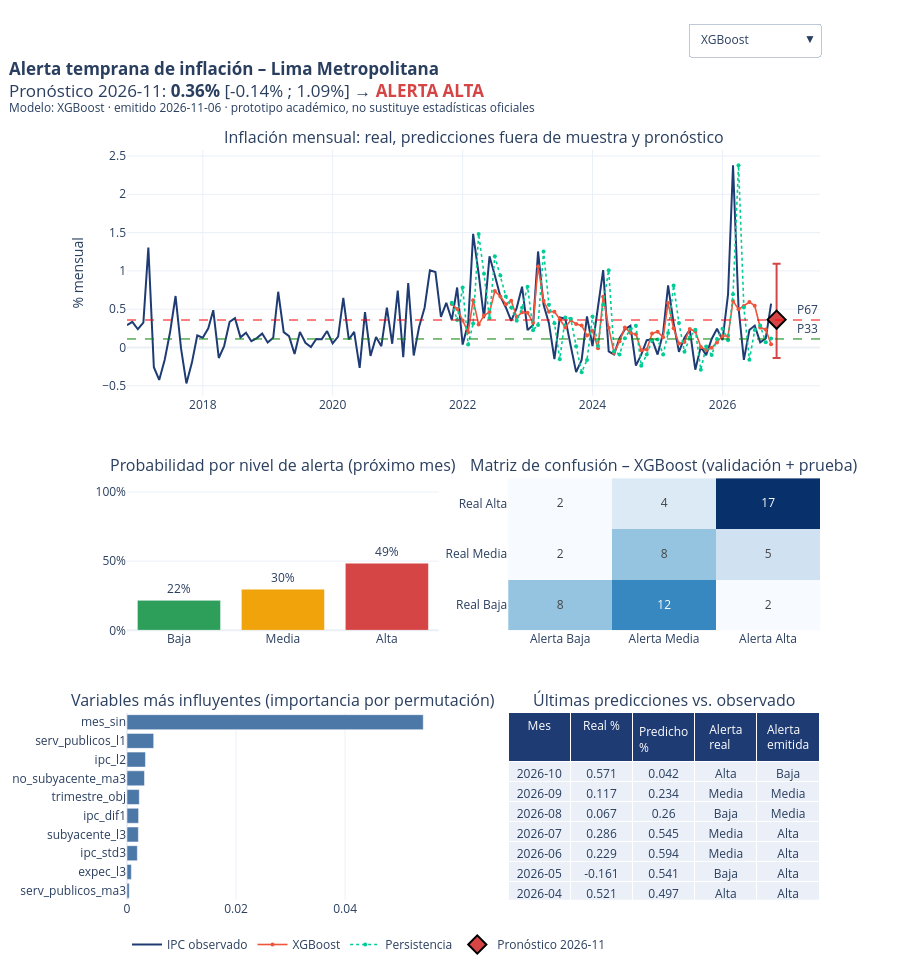

Notebook code for this chart:
### Markdown cell above
## 17. Dashboard interactivo (Etapa 12)

Muestra la evolución histórica, la estimación del mes siguiente con su nivel de alerta, las probabilidades por nivel, la comparación predicción-observado, la matriz de confusión y las variables más influyentes. El menú desplegable permite alternar el modelo mostrado. Se guarda también como HTML independiente.

### Code cell
COL_ALERTA = {"Baja": "#2e9e5b", "Media": "#f0a30a", "Alta": "#d64545"}
hist_desde = df_base.index[-120]
h = df_base.loc[hist_desde:, "ipc"]

fig = make_subplots(rows=3, cols=2, row_heights=[.42, .26, .32], vertical_spacing=.11, horizontal_spacing=.1,
                    specs=[[{"colspan": 2}, None], [{}, {}], [{}, {"type": "table"}]],
                    subplot_titles=("Inflación mensual: real, predicciones fuera de muestra y pronóstico",
                                    "Probabilidad por nivel de alerta (próximo mes)",
                                    f"Matriz de confusión – {mejor_modelo} (validación + prueba)",
                                    "Variables más influyentes (importancia por permutación)",
                                    "Últimas predicciones vs. observado"))
fig.add_trace(go.Scatter(x=h.index, y=h.values, name="IPC observado", mode="lines", line=dict(color="#1f3b73", width=2)), 1, 1)
modelos_dash = list(PREDS)
for k in modelos_dash:
    fig.add_trace(go.Scatter(x=fechas_orig + pd.offsets.MonthBegin(1), y=PREDS[k].values, name=k, mode="lines+markers",
                             line=dict(width=1.6, dash="dot" if k in LINEAS_BASE else "solid"), marker=dict(size=4),
                             visible=(k in (mejor_modelo, "Persistencia"))), 1, 1)
n_antes = 1 + len(modelos_dash)
fig.add_trace(go.Scatter(x=[fecha_objetivo_live], y=[pred_live], name=f"Pronóstico {fecha_objetivo_live:%Y-%m}", mode="markers",
                         marker=dict(size=14, color=COL_ALERTA[alerta_puntual], symbol="diamond", line=dict(width=2, color="black")),
                         error_y=dict(type="data", symmetric=False, array=[p95 - pred_live], arrayminus=[pred_live - p05])), 1, 1)
fig.add_hline(y=P33_f, line=dict(color="green", dash="dash", width=1), annotation_text="P33", row=1, col=1)
fig.add_hline(y=P67_f, line=dict(color="red", dash="dash", width=1), annotation_text="P67", row=1, col=1)

fig.add_trace(go.Bar(x=NIVELES, y=[prob[n] for n in NIVELES], marker_color=[COL_ALERTA[n] for n in NIVELES],
                     text=[f"{prob[n]:.0%}" for n in NIVELES], textposition="outside", showlegend=False), 2, 1)
fig.add_trace(go.Heatmap(z=cm_sel, x=[f"Alerta {n}" for n in NIVELES], y=[f"Real {n}" for n in NIVELES], colorscale="Blues",
                         text=cm_sel, texttemplate="%{text}", showscale=False), 2, 2)
topi = imp.head(10).iloc[::-1]
fig.add_trace(go.Bar(x=topi["importancia (ΔMAE)"], y=topi["variable"], orientation="h", marker_color="#4c78a8", showlegend=False), 3, 1)
ult = oos.tail(12)[::-1]
fig.add_trace(go.Table(header=dict(values=["Mes", "Real %", "Predicho %", "Alerta real", "Alerta emitida"], fill_color="#1f3b73", font=dict(color="white")),
                       cells=dict(values=[ult["periodo_objetivo"], ult["real"].round(3), ult[f"pred_{mejor_modelo}"].round(3), ult["clase_real"], ult[f"alerta_{mejor_modelo}"]])), 3, 2)

botones = []
for k in modelos_dash:
    vis = [True] * len(fig.data)
    for j, m_ in enumerate(modelos_dash):
        vis[1 + j] = (m_ == k) or (m_ == "Persistencia")
    botones.append(dict(label=k, method="update", args=[{"visible": vis}]))
fig.update_layout(
    title=dict(text=(f"<b>Alerta temprana de inflación – Lima Metropolitana</b><br>"
                     f"Pronóstico {fecha_objetivo_live:%Y-%m}: <b>{pred_live:.2f}%</b> "
                     f"[{p05:.2f}% ; {p95:.2f}%] → "
                     f"<span style='color:{COL_ALERTA[alerta_puntual]}'><b>ALERTA {alerta_puntual.upper()}</b></span>"
                     f"<br><sup>Modelo: {mejor_modelo} · emitido {pron['fecha_emision']} · prototipo académico, no sustituye estadísticas oficiales</sup>"),
               x=.01, xanchor="left"),
    updatemenus=[dict(buttons=botones, direction="down", x=1.0, xanchor="right", y=1.17, yanchor="top", active=modelos_dash.index(mejor_modelo))],
    height=980, template="plotly_white", legend=dict(orientation="h", y=-0.04), margin=dict(t=150))
fig.update_yaxes(title_text="% mensual", row=1, col=1); fig.update_yaxes(tickformat=".0%", range=[0, 1.1], row=2, col=1)
fig.write_html(OUT / "dashboard_alerta_inflacion.html", include_plotlyjs="cdn")
fig.show()
print("Dashboard guardado en", (OUT / "dashboard_alerta_inflacion.html").resolve())
